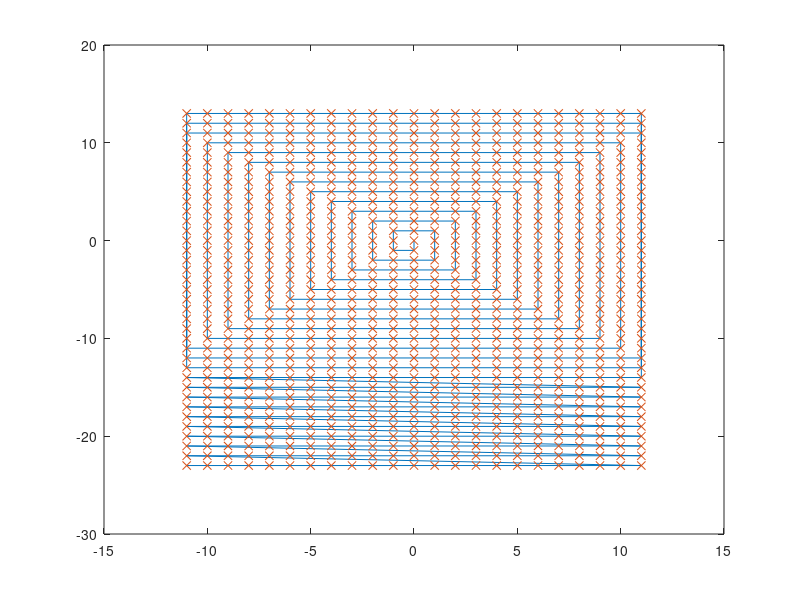

MATLAB code for this plot:

xrange_orig = [-11, 11];
yrange_orig = [-23, 13];
xrange = [-23, 23];
yrange = xrange;

curr_dir = [0, -1];
lim_x = [-1, 1];
lim_y = [-1, 1];

x = 0;
y = 0;
visited = [x, y];
idx = 0;
while true
  if x >= xrange_orig(1) && x <= xrange_orig(2) && y >= yrange_orig(1) && y <= yrange_orig(2)
    idx = idx + 1;
    visited(idx, :) = [x, y];
    disp([x, y, curr_dir, lim_x, lim_y, xrange, yrange])
  %   pause
  else
    disp(['skip', x, y])
  end
  
  if curr_dir(1) == 0 && curr_dir(2) == -1
%     Going up
    y = y-1;
    if y <= lim_y(1)
      y = lim_y(1);
      lim_y(1) = max(lim_y(1) - 1, yrange(1)-1);
      curr_dir = [-1, 0];
    end
  else
    if curr_dir(1) == -1 && curr_dir(2) == 0
      % Going left
      x = x-1;
      if x <= lim_x(1)
        x = lim_x(1);
        lim_x(1) = max(lim_x(1) - 1, xrange(1)-1);
        curr_dir = [0, 1];
      end
    else
      if curr_dir(1) == 0 && curr_dir(2) == 1
        %Going down
        y = y + 1;
        if y >= lim_y(2)
          y = lim_y(2);
          lim_y(2) = min(lim_y(2) + 1, yrange(2)+1);
          curr_dir = [1, 0];
        end
      else
        if curr_dir(1) == 1 && curr_dir(2) == 0
          % Go right
          x = x+1;
          if x >= lim_x(2)
            x = lim_x(2);
            lim_x(2) = min(lim_x(2) + 1, xrange(2)+1);
            curr_dir = [0, -1];
          end
        end
      end
    end
  end
  if (x <= xrange(1) || x >= xrange(2)) && (y <= yrange(1) || y >= yrange(2))
    disp('Abort')
    disp([x, y, xrange, yrange])
    break;
  end
end

hold off
plot(visited(:,1), visited(:,2), '-')
hold on
plot(visited(:,1), visited(:,2), 'x')
